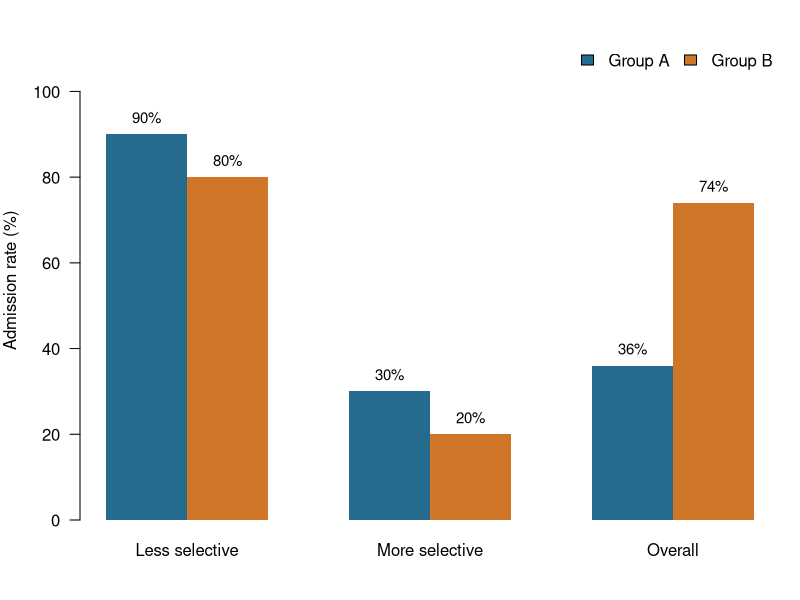

Recreate this plot in R.
## ---- chunk 1
#| label: admissions-data
# All data are defined here; no downloads or random simulation are needed.
admissions <- data.frame(
  group = c("A", "B", "A", "B"),
  department = c("Less selective", "Less selective",
                 "More selective", "More selective"),
  applicants = c(10, 90, 90, 10),
  admitted = c(9, 72, 27, 2)
)
admissions$rate <- admissions$admitted / admissions$applicants

within_table <- data.frame(
  Department = admissions$department,
  Group = admissions$group,
  Applicants = admissions$applicants,
  Admitted = admissions$admitted,
  `Admission rate` = sprintf("%.0f%%", 100 * admissions$rate),
  check.names = FALSE
)
knitr::kable(within_table,
             caption = "Synthetic admissions counts and within-department rates.")

# Pool counts first, then divide: do not average percentages equally.
totals <- aggregate(cbind(applicants, admitted) ~ group,
                    data = admissions, FUN = sum)
totals$rate <- totals$admitted / totals$applicants
knitr::kable(data.frame(
  Group = totals$group,
  Applicants = totals$applicants,
  Admitted = totals$admitted,
  `Overall admission rate` = sprintf("%.0f%%", 100 * totals$rate),
  check.names = FALSE
), caption = "Pooling the same observations reverses the comparison.")
## ---- chunk 2
#| label: fig-reversal
#| fig-cap: "A leads within both departments, but B leads overall. All panels use the same percentage scale; the overall bars pool counts rather than averaging departmental rates equally."
#| fig-alt: "Grouped bars show A versus B admission rates: 90 versus 80 percent in the less selective department, 30 versus 20 percent in the more selective department, and 36 versus 74 percent overall."
#| fig-width: 8
#| fig-height: 4.6
rates <- rbind(
  A = c(admissions$rate[1], admissions$rate[3], totals$rate[totals$group == "A"]),
  B = c(admissions$rate[2], admissions$rate[4], totals$rate[totals$group == "B"])
)
colnames(rates) <- c("Less selective", "More selective", "Overall")
local({
  previous <- par(mar = c(4, 4, 2, 1))
  on.exit(par(previous))
  positions <- barplot(100 * rates, beside = TRUE,
    col = c("#246B8E", "#D07629"), border = NA, ylim = c(0, 112),
    ylab = "Admission rate (%)", las = 1)
  text(positions, 100 * rates + 4,
       labels = paste0(round(100 * rates), "%"), cex = 0.9)
  legend("topright", legend = c("Group A", "Group B"),
         fill = c("#246B8E", "#D07629"), bty = "n", horiz = TRUE)
})
## ---- chunk 3
#| label: standardize
# Common weights come from the pooled applicant distribution.
reference <- aggregate(applicants ~ department, admissions, sum)
reference$weight <- reference$applicants / sum(reference$applicants)
weighted_data <- merge(admissions, reference[c("department", "weight")],
                       by = "department")
weighted_data$contribution <- weighted_data$rate * weighted_data$weight
adjusted <- aggregate(contribution ~ group, weighted_data, sum)
knitr::kable(data.frame(
  Group = adjusted$group,
  `Rate with a common departmental mix` =
    sprintf("%.0f%%", 100 * adjusted$contribution),
  check.names = FALSE
), caption = "Standardized rates answer a different question from observed overall rates.")

# Verify the numerical claims and the reversal.
stopifnot(all(admissions$admitted <= admissions$applicants),
          isTRUE(all.equal(as.numeric(totals$rate), c(0.36, 0.74))),
          all(rates[1, 1:2] > rates[2, 1:2]),
          isTRUE(all.equal(as.numeric(adjusted$contribution), c(0.60, 0.50))))
